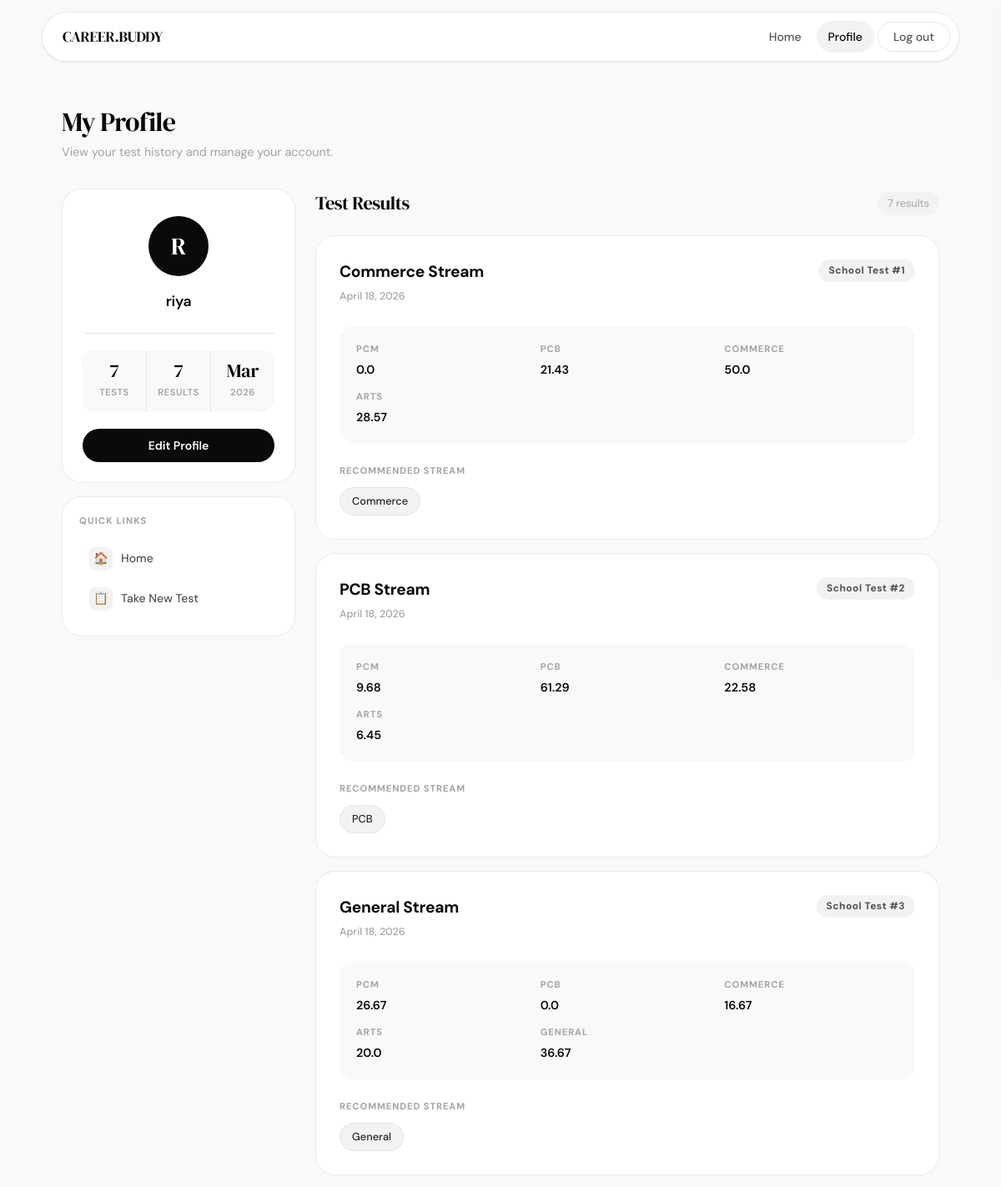
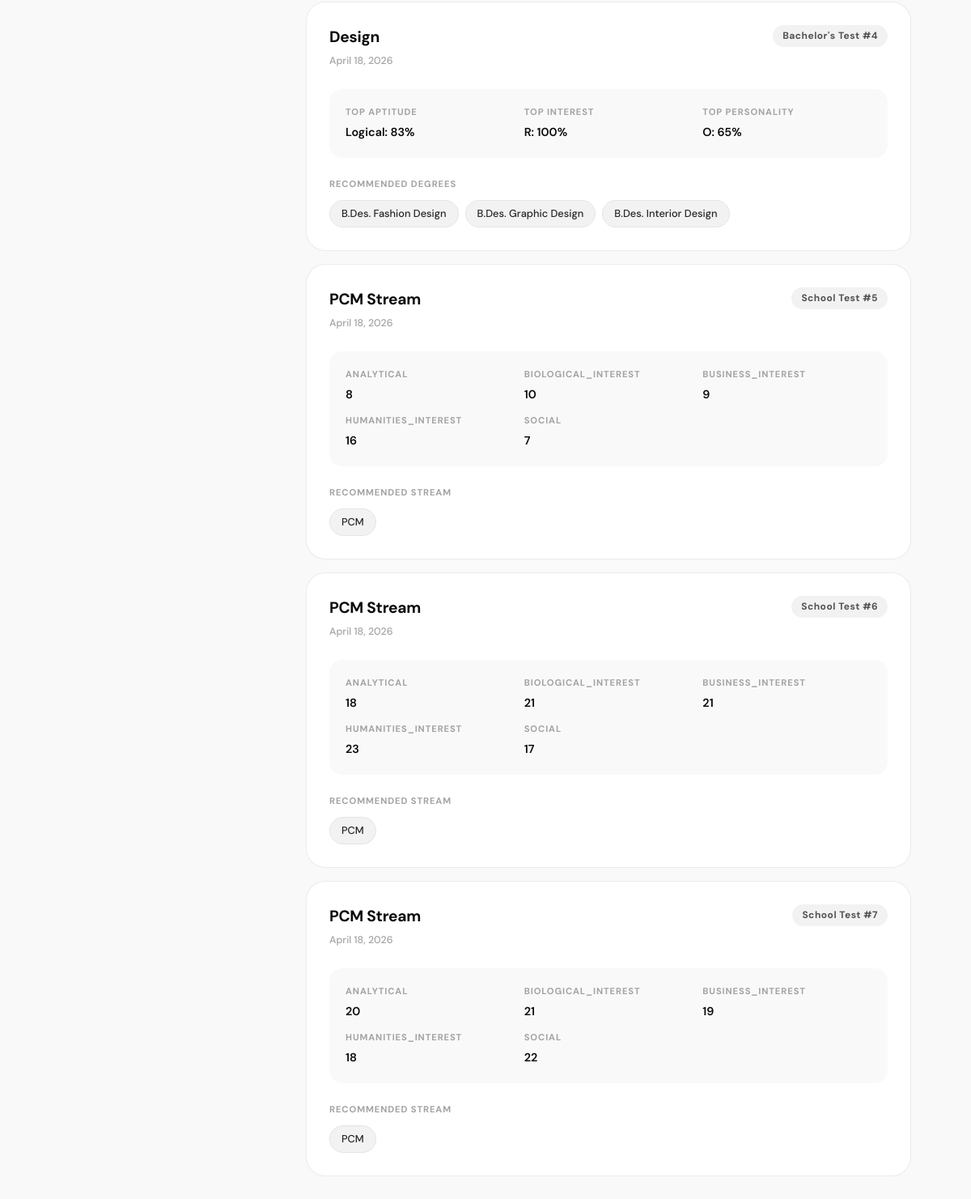
/profile/ (signed in), run on an earlier commit of the app's database (2 pictures, top to bottom).
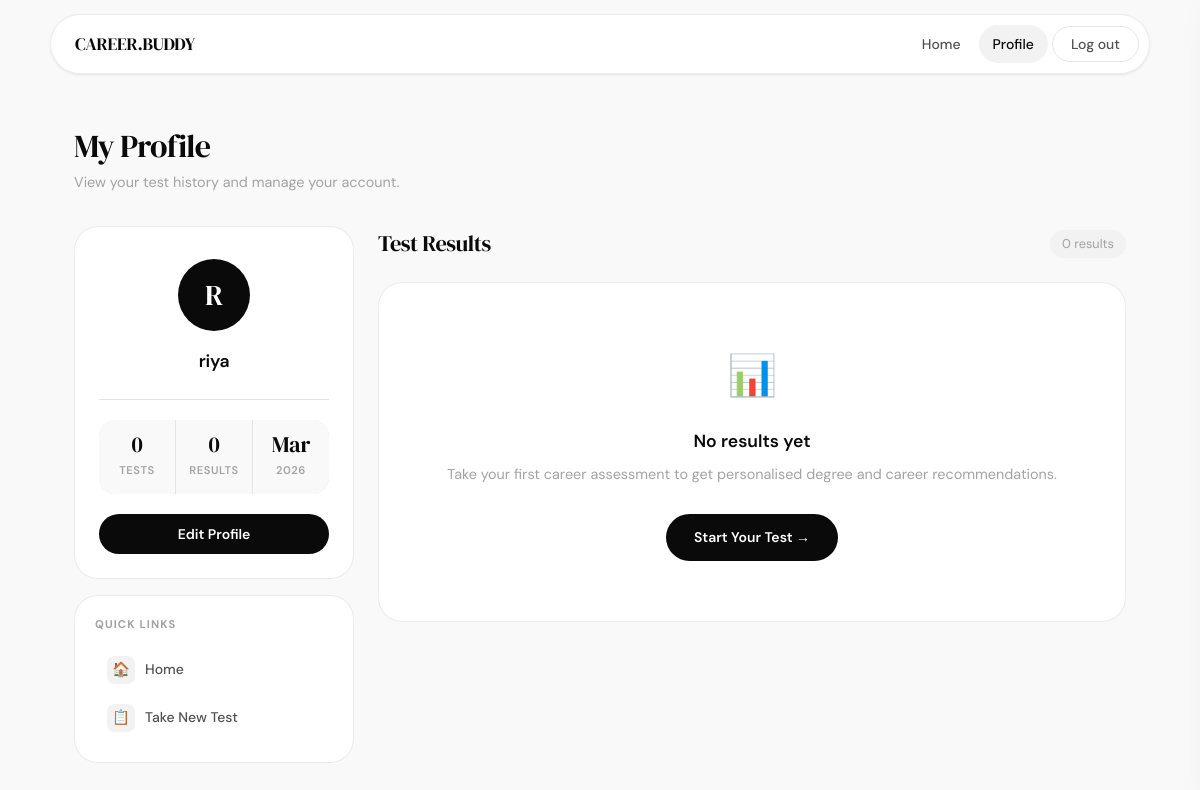
And on a later commit of the database.
### core/models.py (models this page shows, shortened)
class SchoolResult(models.Model):
    session = models.OneToOneField(TestSession, on_delete=models.CASCADE, related_name='school_result')
    trait_scores = models.JSONField(default=dict)
    mcq_score = models.IntegerField(default=0)  # Score out of 100
    mcq_percentage = models.FloatField(default=0.0)  # Percentage score
    recommended_stream = models.CharField(max_length=50)
    ai_guidance = models.JSONField(default=dict)
    created_at = models.DateTimeField(auto_now_add=True)

class TestSession(models.Model):
    user = models.ForeignKey(User, on_delete=models.CASCADE, null=True, blank=True)
    session_id = models.CharField(max_length=100, unique=True, default=uuid.uuid4)
    current_step = models.IntegerField(default=1)  # 1-4: aptitude, interest, personality, result
    is_completed = models.BooleanField(default=False)
    created_at = models.DateTimeField(auto_now_add=True)
    updated_at = models.DateTimeField(auto_now=True)

class Result(models.Model):
    session = models.OneToOneField(TestSession, on_delete=models.CASCADE, related_name='result')
    aptitude_scores = models.JSONField(default=dict)
    interest_scores = models.JSONField(default=dict)
    personality_scores = models.JSONField(default=dict)
    top_domain = models.CharField(max_length=50)
    recommended_degrees = models.JSONField(default=list)
    ai_guidance = models.JSONField(default=dict)
    created_at = models.DateTimeField(auto_now_add=True)

### core/views.py (the view, shortened to what this page needs)
# urls.py: path('profile/', views.ProfileView.as_view(), name='profile'),
@method_decorator(login_required, name='dispatch')
class ProfileView(View):
    def get(self, request):
        user = request.user
        sessions = TestSession.objects.filter(user=user).order_by('-created_at')
        results = []
        for session in sessions:
            if hasattr(session, 'result'):
                results.append({
                    'session_id': session.session_id,
                    'created_at': session.created_at,
                    'completed_at': session.updated_at,
                    'test_type': 'bachelors',
                    'top_domain': session.result.top_domain,
                    'recommended_degrees': session.result.recommended_degrees,
                    'aptitude_scores': session.result.aptitude_scores,
                    'interest_scores': session.result.interest_scores,
                    'personality_scores': session.result.personality_scores,
                    'ai_guidance': session.result.ai_guidance
                })
            elif hasattr(session, 'school_result'):
                results.append({
                    'session_id': session.session_id,
                    'created_at': session.created_at,
                    'completed_at': session.updated_at,
                    'test_type': 'school',
                    'recommended_stream': session.school_result.recommended_stream,
                    'trait_scores': session.school_result.trait_scores,
                    'ai_guidance': session.school_result.ai_guidance
                })
        context = {
            'user': user,
            'results': results,
            'total_tests': len(results)
        }
        return render(request, 'core/profile.html', context)

### core/templates/core/profile.html (shortened to what the changed rows need)
<!DOCTYPE html>
<html lang="en">
<head>
</head>
<body>
    <div class="page-wrap">
        <div class="page-heading">
            <h1>My Profile</h1>
        </div>
        <div class="profile-layout">
            <aside class="sidebar">
                <div class="card profile-card">
                    <div class="stats-grid" style="margin-bottom: 20px;">
                        <div class="stat-item">
                            <span class="stat-number">{{ total_tests }}</span>
                            <span class="stat-label">Tests</span>
                        </div>
                        <div class="stat-item">
                            <span class="stat-number">{{ results|length }}</span>
                            <span class="stat-label">Results</span>
                        </div>
                    </div>
                </div>
            </aside>
            <div class="results-col">
                <div class="results-header">
                    <h2>Test Results</h2>
                    <span class="results-count">{{ results|length }} result{% if results|length != 1 %}s{% endif %}</span>
                </div>
                {% if results %}
                    {% for result in results %}
                    <div class="result-card">
                        <div class="result-top">
                            <div class="result-domain-wrap">
                                {% if result.test_type == 'school' %}
                                    <div class="result-domain">{{ result.recommended_stream }} Stream</div>
                                {% else %}
                                    <div class="result-domain">{{ result.top_domain|title }}</div>
                                {% endif %}
                                <div class="result-date">{{ result.completed_at|date:"F d, Y" }}</div>
                            </div>
                            <span class="result-index-badge">
                                {% if result.test_type == 'school' %}
                                    School Test #{{ forloop.counter }}
                                {% else %}
                                    Bachelor's Test #{{ forloop.counter }}
                                {% endif %}
                            </span>
                        </div>
                        <div class="result-scores">
                            {% if result.test_type == 'school' %}
                                {% for trait, score in result.trait_scores.items %}
                                    <div class="score-category">
                                        <span class="score-label">{{ trait|title }}</span>
                                        <span class="score-value">{{ score }}</span>
                                    </div>
                                {% endfor %}
                            {% else %}
                                <div class="score-category">
                                    <span class="score-label">Top Aptitude</span>
                                    <span class="score-value">
                                        {% for trait, score in result.aptitude_scores.items %}
                                            {% if forloop.counter0 == 0 %}{{ trait|title }}: {{ score|floatformat:0 }}%{% endif %}
                                        {% endfor %}
                                    </span>
                                </div>
                                <div class="score-category">
                                    <span class="score-label">Top Interest</span>
                                    <span class="score-value">
                                        {% for trait, score in result.interest_scores.items %}
                                            {% if forloop.counter0 == 0 %}{{ trait }}: {{ score|floatformat:0 }}%{% endif %}
                                        {% endfor %}
                                    </span>
                                </div>
                                <div class="score-category">
                                    <span class="score-label">Top Personality</span>
                                    <span class="score-value">
                                        {% for trait, score in result.personality_scores.items %}
                                            {% if forloop.counter0 == 0 %}{{ trait }}: {{ score|floatformat:0 }}%{% endif %}
                                        {% endfor %}
                                    </span>
                                </div>
                            {% endif %}
                        </div>
                        {% if result.test_type == 'school' %}
                            <div class="recommended-degrees">
                                <div class="degrees-title">Recommended Stream</div>
                                <div class="degree-tags">
                                    <span class="degree-tag">{{ result.recommended_stream }}</span>
                                </div>
                            </div>
                        {% else %}
                            <div class="recommended-degrees">
                                <div class="degrees-title">Recommended Degrees</div>
                                <div class="degree-tags">
                                    {% for degree in result.recommended_degrees %}
                                        <span class="degree-tag">{{ degree }}</span>
                                    {% endfor %}
                                </div>
                            </div>
                        {% endif %}
                    </div>
                    {% endfor %}
                {% else %}
                    <div class="no-results-card">
                        <span class="no-results-icon">📊</span>
                        <h3>No results yet</h3>
                        <p>Take your first career assessment to get personalised degree and career recommendations.</p>
                        <a href="/" class="no-results-btn">
                            Start Your Test →
                        </a>
                    </div>
                {% endif %}
            </div>
        </div>
    </div>
</body>
</html>

What changed in the data, as far as the page shows it:
removed SchoolResult: recommended_stream "Commerce", recommended_stream "Commerce"
removed TestSession: completed_at "April 18, 2026"
removed SchoolResult: recommended_stream "PCB", recommended_stream "PCB"
removed TestSession: completed_at "April 18, 2026"
removed SchoolResult: recommended_stream "General", recommended_stream "General"
removed TestSession: completed_at "April 18, 2026"
removed Result: top_domain "Design"
removed TestSession: completed_at "April 18, 2026"
removed SchoolResult: recommended_stream "PCM", recommended_stream "PCM"
removed TestSession: completed_at "April 18, 2026"
removed SchoolResult: recommended_stream "PCM", recommended_stream "PCM"
removed TestSession: completed_at "April 18, 2026"
removed SchoolResult: recommended_stream "PCM", recommended_stream "PCM"
removed TestSession: completed_at "April 18, 2026"
Also different on the page:
{{ total_tests }}: "7" → "0"
{{ results|length }}: "7" → "0"
text now shown: "📊 No results yet Take your first career assessment to get personalised degree and career recommendations. Start Your Test →"
list line gone: "Stream School Test # 1 PCM 0.0 PCB 21.43 COMMERCE 50.0 ARTS 28.57 RECOMMENDED STREAM"
list line gone: "Stream School Test # 2 PCM 9.68 PCB 61.29 COMMERCE 22.58 ARTS 6.45 RECOMMENDED STREAM"
list line gone: "Stream School Test # 3 PCM 26.67 PCB 0.0 COMMERCE 16.67 ARTS 20.0 GENERAL 36.67 RECOMMENDED STREAM"
list line gone: "Bachelor's Test # 4 TOP APTITUDE Logical : 83 % TOP INTEREST R : 100 % TOP PERSONALITY O : 65 % RECOMMENDED DEGREES B.Des. Fashion Design B.Des. Graphic Design B.Des. Interior Design"
list line gone: "Stream School Test # 5 ANALYTICAL 8 BIOLOGICAL_INTEREST 10 BUSINESS_INTEREST 9 HUMANITIES_INTEREST 16 SOCIAL 7 RECOMMENDED STREAM"
list line gone: "Stream School Test # 6 ANALYTICAL 18 BIOLOGICAL_INTEREST 21 BUSINESS_INTEREST 21 HUMANITIES_INTEREST 23 SOCIAL 17 RECOMMENDED STREAM"
list line gone: "Stream School Test # 7 ANALYTICAL 20 BIOLOGICAL_INTEREST 21 BUSINESS_INTEREST 19 HUMANITIES_INTEREST 18 SOCIAL 22 RECOMMENDED STREAM"
